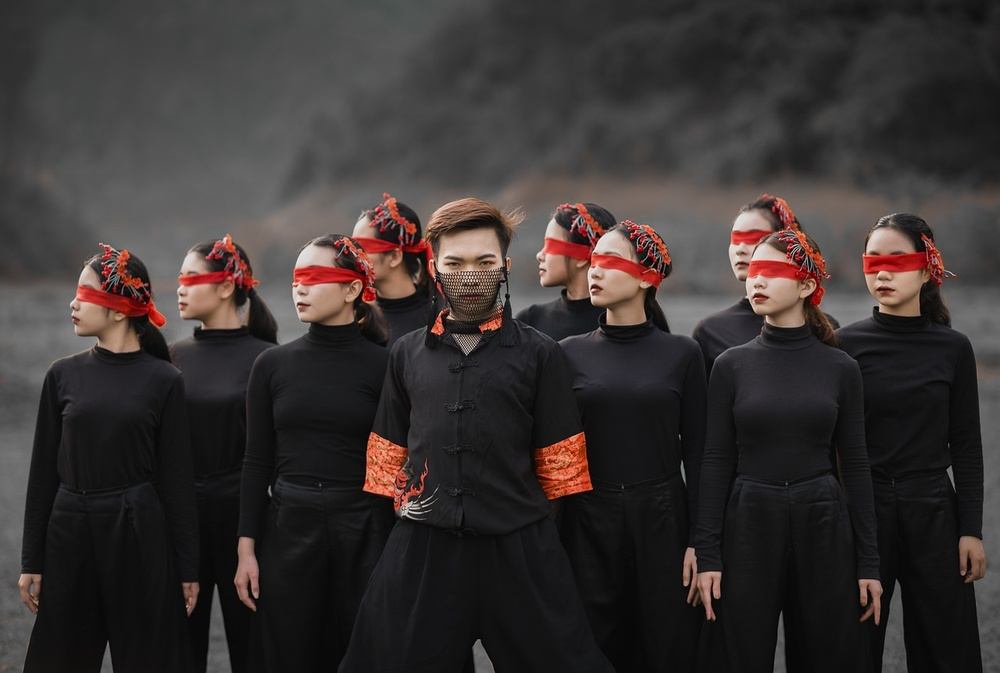
#> input picture OpenCV/group.jpg, 1000 x 673 px, shrunk from 1280 x 861 before the run
$ python main2.py
#> lines starting #> are read from the running program, lines starting #| are printed output that depends on the picture; after the words box and inside, x2 and y2 are one past the last pixel; in counts of white or black regions, pixels touching at a corner belong together
import cv2

face_cascade = cv2.CascadeClassifier(cv2.data.haarcascades + 'haarcascade_frontalface_default.xml')
eye_cascade = cv2.CascadeClassifier(cv2.data.haarcascades + "haarcascade_eye.xml")

img = cv2.imread(r'OpenCV/group.jpg')
#> img is the input picture: shape (673, 1000, 3); mean B, G, R 50.6, 51.7, 57.7

gray = cv2.cvtColor(img, cv2.COLOR_BGR2GRAY)
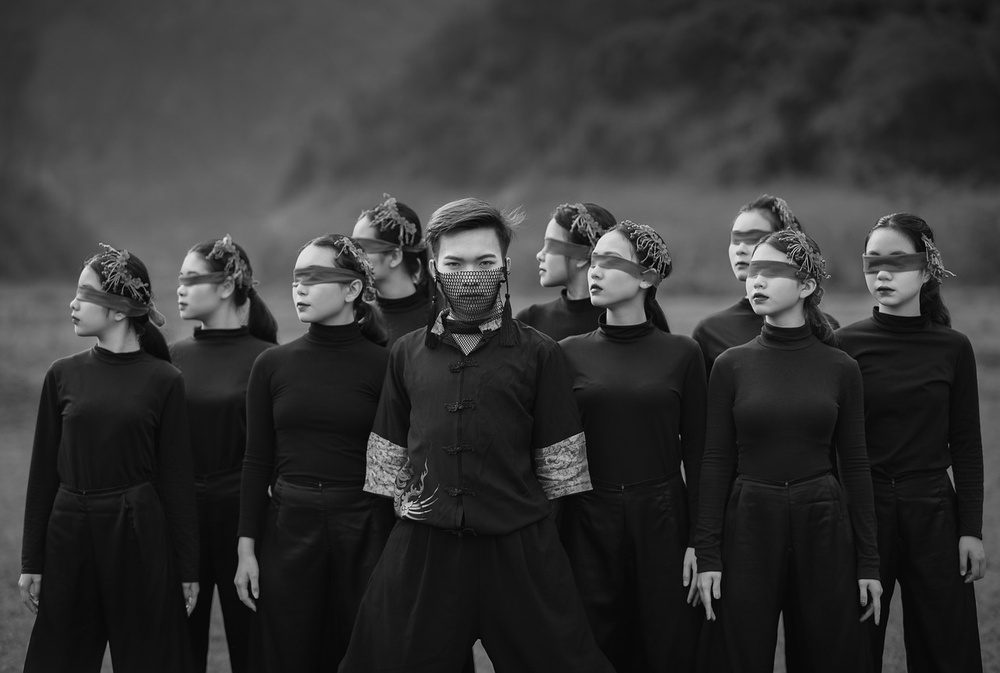
#> gray: shape (673, 1000); min 0, max 246, mean 53.3

faces = face_cascade.detectMultiScale(gray, 1.2, 5)
#> faces = [[431, 232, 78, 78]]

for(x, y, w, h) in faces:
    cv2.rectangle(img, (x, y), (x + w, y + h), (255, 0, 0), 2)

    roi_gray = gray[y:y+h, x:x+w]
    roi_color = img[y:y+h, x:x+w]

    eyes = eye_cascade.detectMultiScale(roi_gray)
#> this loop made 1 pass
#> pass 1, `roi_gray = gray[y:y+h, x:x+w]`:
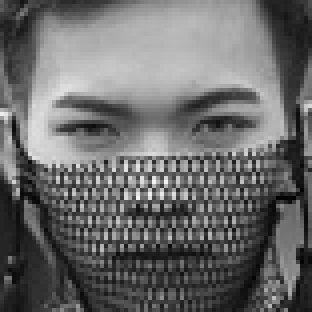
#> roi_gray: shape (78, 78) (shown 4 times larger); min 0, max 244, mean 106.2
#> pass 1, `roi_color = img[y:y+h, x:x+w]`:
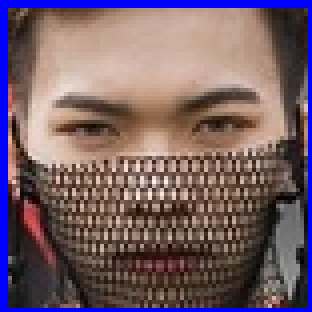
#> roi_color: shape (78, 78, 3) (shown 4 times larger); mean B, G, R 103.2, 94.8, 116.8
#> after the loop:
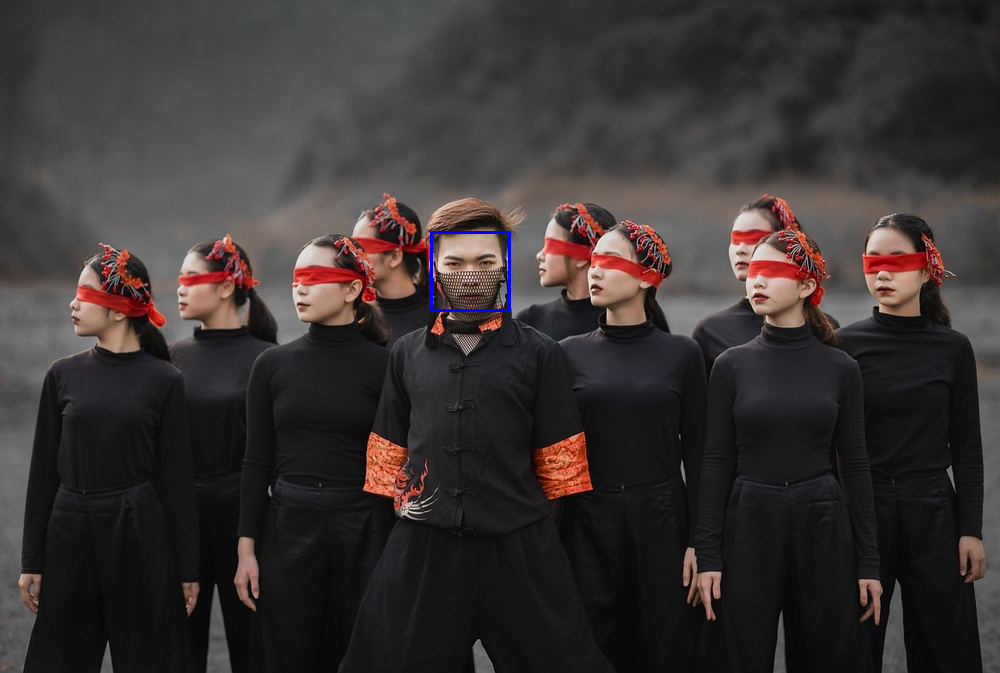
#> img: shape (673, 1000, 3); 0.14% of pixels changed, all inside (x1, y1, x2, y2) = (430, 231, 511, 312)

    # for(ex, ey, ew, eh) in eyes:
    #     cv2.rectangle(roi_gray, (ex, ey), (ex + ew, ey + eh), (0, 255, 0), 2)
cv2.imshow('face find', img)
cv2.waitKey(0)
cv2.destroyAllWindows()
